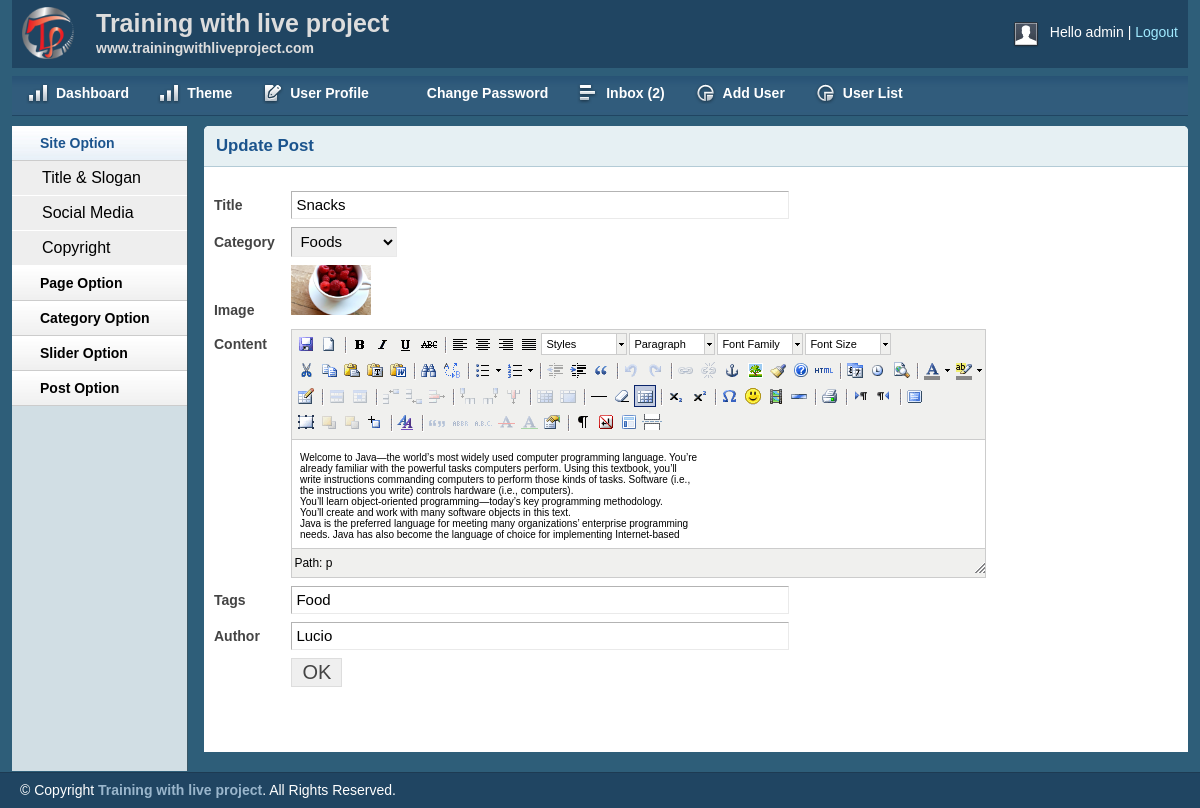
The page /admin/viewpost.php?viewpostid=6 (signed in) on the database its author committed.
### tables this page shows
CREATE TABLE `tbl_post` (
  `id` int(11) NOT NULL,
  `cat` int(11) NOT NULL,
  `title` varchar(100) NOT NULL,
  `body` text NOT NULL,
  `image` varchar(100) NOT NULL,
  `author` varchar(100) NOT NULL,
  `tags` varchar(100) NOT NULL,
  `date` timestamp NOT NULL DEFAULT CURRENT_TIMESTAMP,
  `userid` int(11) NOT NULL
);

CREATE TABLE `tbl_category` (
  `id` int(11) NOT NULL,
  `name` varchar(100) NOT NULL
);

### lib/Database.php (called while the page is built, shortened)
<?php
Class Database{
	public $host   = DB_HOST;
	public $user   = DB_USER;
	public $pass   = DB_PASS;
	public $dbname = DB_NAME;
	public $link;
	private function connectDB(){
	$this->link = new mysqli($this->host, $this->user, $this->pass,  $this->dbname);
 }
	public function select($query){
		$result = $this->link->query($query) or die($this->link->error.__LINE__);
		if($result->num_rows > 0){
			return $result;
		} else {
			return false;
		}
	}
}

### admin/viewpost.php (the view, shortened to what this page needs)
<?php include'inc/adminheader.php' ?>
<?php include'inc/adminsidebar.php' ?>
<?php
  if (!isset($_GET['viewpostid']) || $_GET['viewpostid'] == NULL) {
    echo "<script>window.location='postlist.php';</script>";
  } else {
    $postid =$_GET['viewpostid'];
  }
?>
        <div class="grid_10">
            <div class="box round first grid">
                <h2>Update Post</h2>
                <div class="block">
 <?php
   $query = "select * from tbl_post where id='$postid' order by id desc";
   $getpost = $db->select($query);
    while ($postresult = $getpost->fetch_assoc()) {
 ?>
                 <form action="" method="post" enctype="multipart/form-data">
                    <table class="form">
                        <tr>
                            <td>
                                <label>Title</label>
                            </td>
                            <td>
                                <input type="text" name="title"
                                value="<?php echo $postresult['title']; ?>" class="medium" />
                            </td>
                        </tr>
                        <tr>
                            <td>
                                <label>Category</label>
                            </td>
                            <td>
                                <select id="select">
                    <?php
                       $query ="select * from tbl_category";
                       $category = $db->select($query);
                       if ($category) {
                           while($result =$category->fetch_assoc() ){
                    ?>
                                    <option
                            <?php
                               if ($postresult['cat']==$result['id']) { ?>
                                          selected="selected"
                                <?php } ?>   value="<?php echo $result['id']; ?>"> <?php echo
                                $result['name'];?>  </option>
                          <?php  } } ?>
                                </select>
                            </td>
                        </tr>
                        <tr>
                            <td>
                                <label>Image</label>
                            </td>
                            <td>
                                <img src="<?php echo $postresult['image']; ?>" height='50px' weight='60px'/>
                        </tr>
                        <tr>
                            <td style="vertical-align: top; padding-top: 9px;">
                                <label>Content</label>
                            </td>
                            <td>
                            </td>
                        </tr>
                        <tr>
                            <td>
                                <label>Tags</label>
                            </td>
                            <td>
                              <input type="text" readonly
                              value="<?php echo $postresult['tags']; ?>" class="medium" />
                            </td>
                        </tr>
                        <tr>
                            <td>
                                <label>Author</label>
                            </td>
                            <td>
                                <input type="text" readonly value="<?php echo $postresult['author']; ?>" class="medium" />
                            </td>
                        </tr>
						<tr>
                            <td></td>
                            <td>
                                <input type="submit" name="submit" Value="OK" />
                            </td>
                        </tr>
                    </table>
                    </form>
                    <?php }  ?>
                </div>
            </div>
        </div>
  <?php include'inc/adminfooter.php'?>

### admin/css/layout.css (style rules this page uses)
body { background: #fff none repeat scroll 0 0; color: #444; font-size: 14px; padding: 0; }
h1, h2, h3, h4, h5, h6 { line-height:1.2em; margin-bottom:.3em; }
h2 { margin-top:1em; }
.box { background:#fff; margin-bottom:20px; padding:10px 10px 10px 10px; margin-left:-8px; }
.box.grid { padding-bottom:40px; }
.box.round { -moz-border-radius: 5px 5px 0px 0px; -webkit-border-radius: 5px 5px 0px 0px; border-radius: 5px 5px 0px 0px; }
.box h2 { font-size:1.2em; font-weight:bold; color:#1B548D; background:#E6F0F3; margin:-10px -10px 0 -10px; padding:10px 12px; border-bottom:1px solid #B3CBD6; -moz-border-radius: 5px 5px 0px 0px; -webkit-border-radius: 5px 5px 0px 0px; border-radius: 5px 5px 0px 0px; }
.box.first { min-height: 406px; }
.block { padding-top:20px; }
table.form { width:100%; }
table.form td { padding:4px 0px; }
table.form label { font-weight:bold; }
table.form input, table.form select { font-size: 15px; padding: 4px 4px 5px 4px; border-top: 1px solid #b3b3b3; border-left: 1px solid #b3b3b3; border-right: 1px solid #eaeaea; border-bottom: 1px solid #eaeaea; }
table.form input[type="submit"] { border: 1px solid #ddd; color: #444; cursor: pointer; font-size: 20px; padding: 2px 10px; }
input.medium { width: 55%; }
.block { padding-bottom:1px; }

### admin/js/tiny-mce/themes/advanced/skins/default/content.css (style rules this page uses)
body, td, pre { color:#000; font-family:Verdana, Arial, Helvetica, sans-serif; font-size:10px; margin:8px; }
body { background:#FFF; }
h2 { font-size: 1.5em }
img { border:0; }
table, img, hr, .mceItemAnchor { cursor:default }
table td, table th { cursor:text }

### rows shown on the page
tbl_post: title "Snacks", cat.name "Foods", image (picture), tags "Food", author "Lucio"

### other values the page prints
session::get('username') "admin"
$count "2"
